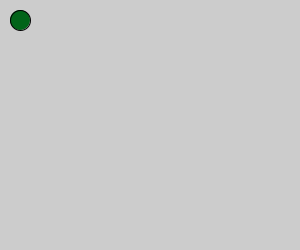
Frame 1 (no input)
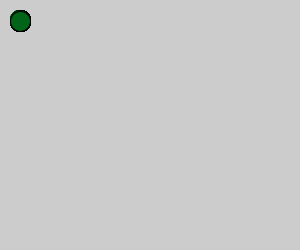
Frame 60 (the mouse pressed at the canvas centre just before this capture)
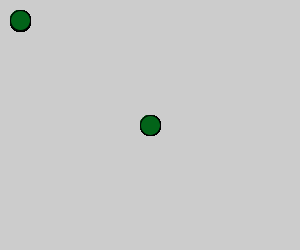
Frame 120 (the mouse held since frame 60 and released just before this capture)

The Processing sketch that drew these frames (run headless with seeded random() and noise(); from frame 60 on, the mouse is pressed at the canvas centre):

// Processing sketch: processing_106860
// ── processing_106860.pde

int x=20;
int y=20;

int dx=200;
int dy=1;

void setup() {  //setup function called initially, only once
  size(300, 250);
 
}

void draw() {  //draw function loops 
     fill(2,100,25);
      ellipse(x,y,20,20);
      
      y=y+dy;
      
      if (y<250){
          dy=-dy;
      }
      if(mousePressed){
          x=mouseX;
          y=mouseY;
      }
}
